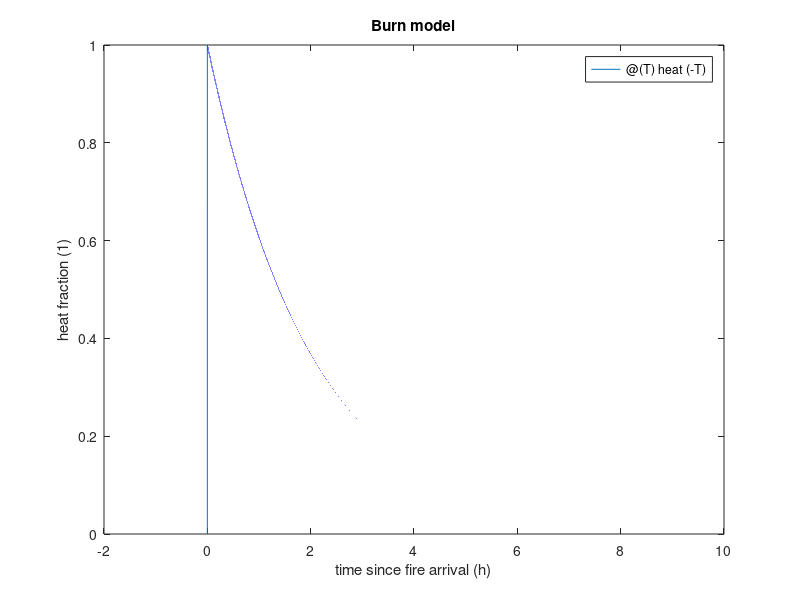

MATLAB code for this plot: (Note: this script raises an error after producing the figure.)
%function plot_like_new

        % function h=heat(T)
        c = 2;  % time constant (h) : how long the heat takes to drop to exp(-1)
        %********************************
        heat = @(T) (T<=0).*exp(min(T,0)/c);
        %********************************
        % T = fire arrival time
        % 0 if T > T_now = 0, 1 at T=0, exp decay for T>= 0
        figure(1);fplot(@(T)heat(-T),[-c,5*c]);
        xlabel('time since fire arrival (h)');ylabel('heat fraction (1)')
        title('Burn model')
        fig
        
        % function p=prob(h)
        false_detection_rate = 0.001;  % = 1/(1+exp(b))
        b = log(1/false_detection_rate  -1);
        half_prob_heat = 0.01; % 1+exp(-a*h + b) = 2 for h=half_prob_heat 
        a = b / half_prob_heat;
        %********************************
        prob = @(h) 1./(1+exp(-a*h + b));
        %********************************
        err1 = false_detection_rate - prob(0)  
        err2 = 0.5 - prob(half_prob_heat)   
        figure(2);fplot(prob,[0,half_prob_heat*5]);
        xlabel('heat fraction (1)');ylabel('probability of detection (1)');
        title('Logistic fire detection model')
        fig
        
        figure(3);fplot(@(T) prob(heat(-T)),[-c,10*c]);
        xlabel('time since fire arrival (h)');ylabel('probability of detection (1)');
        title('Fire detection probability')
        fig
        
        m = 10                  % mesh refinement
        dx=300/m, dy=300/m,    % grid step
        ix = 10*m, iy=10*m     % grid center indices 
        nx = 2*ix-1, ny=2*iy-1     % grid dimension
        sigma = 2000,     % geolocation error stdev
        R = 1            % rate of spread  m/s
        R = 3600*R       % rate of spread  m/h
     
        [x,y]=ndgrid([0:nx-1]*dx,[0:ny-1]*dy);  % mesh
        
        ssum = @(a) sum(a(:));    % utility: sum of array

        % gaussian weights
        d2 = (x(ix,iy)-x).^2 + (y(ix,iy)-y).^2; % distance ^2  
        w=exp(-d2/(sigma^2));                   % gaussian kernel
        w=w/sum(w(:));                          % weights add up to 1
        
        %********************************
        tign = @(T)T+(x-x(ix,iy))/R;            % fire arrival time
        prbx = @(T)prob(heat(tign(T)));         % detection probability 
        pgeo = @(T)ssum(w.*prob(heat(tign(T))));% weighted by geolocation error
        ageo = @(T)arrayfun(pgeo,T);            % same for array argument
        %********************************
        figure(4);fplot(@(T) log(ageo(-T)),[-c,10*c]);
        xlabel('time since fire arrival (h)');ylabel('log probability of detection (1)');
        title('Log likelihood with geolocation error')
        fig
        
        
        


 %end
